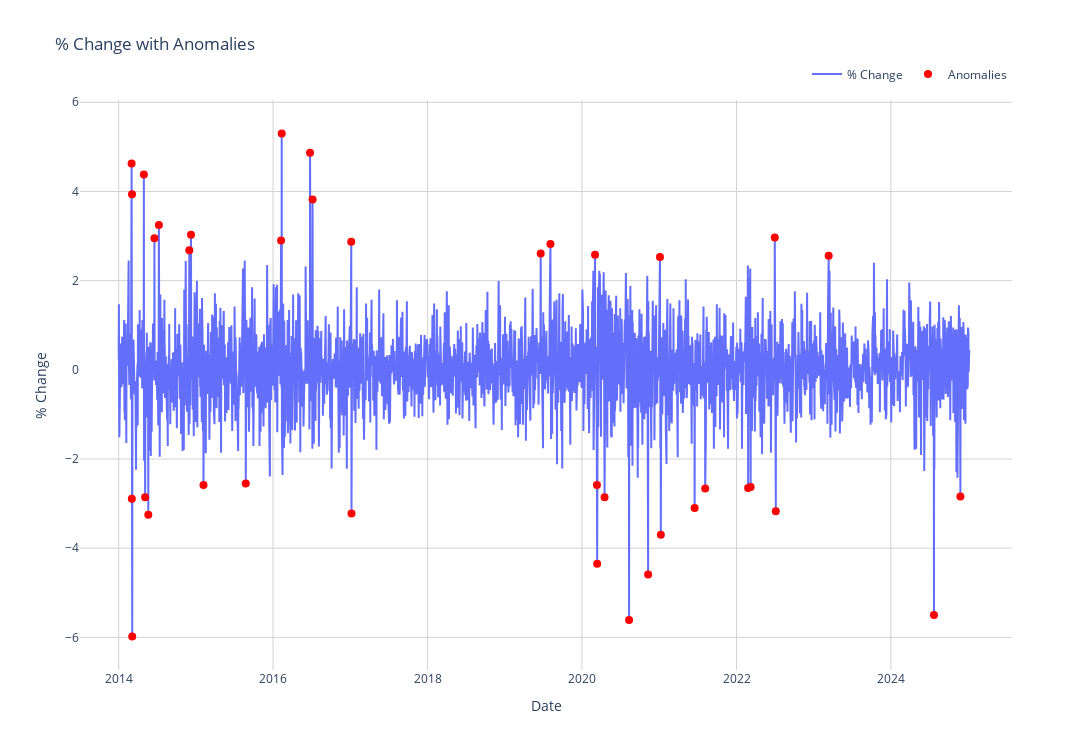

Here is the notebook cell this chart was saved with:
### Code cell
fig = go.Figure()

fig.add_trace(go.Scatter(
    x=gold_dataset.index,
    y=gold_dataset['Chg%'],
    mode='lines',
    name='% Change'
))

# Add the anomalies as red markers
fig.add_trace(go.Scatter(
    x=anomalies.index,
    y=anomalies['Chg%'],
    mode='markers',
    name='Anomalies',
    marker=dict(color='red', size=8),
    hovertemplate='Date: %{x}<br>Change: %{y:.2f}%'
))

# Update layout
fig.update_layout(
    title='% Change with Anomalies',
    xaxis_title='Date',
    yaxis_title='% Change',
    showlegend=True,
    width=1200,
    height=750,
    legend=dict(orientation='h', yanchor='bottom', y=1.02, xanchor='right', x=1),
    plot_bgcolor='white',
    hovermode='x unified'
)

# Add grid lines
fig.update_xaxes(showgrid=True, gridwidth=1, gridcolor='LightGrey')
fig.update_yaxes(showgrid=True, gridwidth=1, gridcolor='LightGrey')

fig.show()

### Figure 1 — Plotly figure (JSON) as saved in the notebook; plotly's stock layout.template omitted (floating-point values rounded to 4 significant figures; data arrays with more than 128 entries replaced by an {"elided": "..."} marker saying what was removed)
{"data": [{"mode": "lines", "name": "% Change", "type": "scatter", "x": {"elided": "2848 str values"}, "y": {"elided": "2848 float values"}}, {"hovertemplate": "Date: %{x}<br>Change: %{y:.2f}%", "marker": {"color": "red", "size": 8}, "mode": "markers", "name": "Anomalies", "type": "scatter", "x": ["2024-11-25T00:00:00.000000000", "2024-07-23T00:00:00.000000000", "2023-03-13T00:00:00.000000000", "2022-07-06T00:00:00.000000000", "2022-07-01T00:00:00.000000000", "2022-03-09T00:00:00.000000000", "2022-02-25T00:00:00.000000000", "2021-08-06T00:00:00.000000000", "2021-06-17T00:00:00.000000000", "2021-01-08T00:00:00.000000000", "2021-01-04T00:00:00.000000000", "2020-11-09T00:00:00.000000000", "2020-08-11T00:00:00.000000000", "2020-04-17T00:00:00.000000000", "2020-03-13T00:00:00.000000000", "2020-03-12T00:00:00.000000000", "2020-03-03T00:00:00.000000000", "2019-08-05T00:00:00.000000000", "2019-06-20T00:00:00.000000000", "2017-01-06T00:00:00.000000000", "2017-01-05T00:00:00.000000000", "2016-07-06T00:00:00.000000000", "2016-06-24T00:00:00.000000000", "2016-02-11T00:00:00.000000000", "2016-02-08T00:00:00.000000000", "2015-08-25T00:00:00.000000000", "2015-02-06T00:00:00.000000000", "2014-12-09T00:00:00.000000000", "2014-12-01T00:00:00.000000000", "2014-07-10T00:00:00.000000000", "2014-06-19T00:00:00.000000000", "2014-05-21T00:00:00.000000000", "2014-05-06T00:00:00.000000000", "2014-04-30T00:00:00.000000000", "2014-03-06T00:00:00.000000000", "2014-03-05T00:00:00.000000000", "2014-03-04T00:00:00.000000000", "2014-03-03T00:00:00.000000000"], "y": [-2.84, -5.5, 2.56, -3.17, 2.97, -2.63, -2.65, -2.66, -3.1, -3.7, 2.53, -4.59, -5.61, -2.86, -4.35, -2.58, 2.58, 2.82, 2.61, -3.22, 2.87, 3.82, 4.87, 5.3, 2.9, -2.55, -2.58, 3.03, 2.68, 3.25, 2.95, -3.25, -2.86, 4.38, -5.98, 3.94, -2.89, 4.63]}], "layout": {"height": 750, "hovermode": "x unified", "legend": {"orientation": "h", "x": 1, "xanchor": "right", "y": 1.02, "yanchor": "bottom"}, "plot_bgcolor": "white", "showlegend": true, "title": {"text": "% Change with Anomalies"}, "width": 1200, "xaxis": {"gridcolor": "LightGrey", "gridwidth": 1, "showgrid": true, "title": {"text": "Date"}}, "yaxis": {"gridcolor": "LightGrey", "gridwidth": 1, "showgrid": true, "title": {"text": "% Change"}}}}
